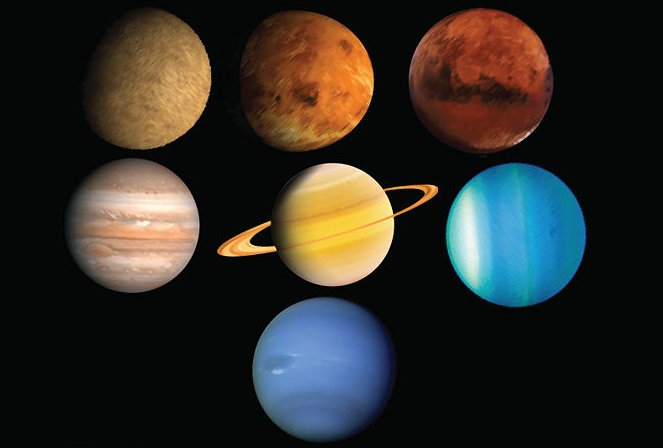
#> input picture images/planet_glow.jpg, 663 x 448 px
$ python canny.py
#> lines starting #> are read from the running program, lines starting #| are printed output that depends on the picture; after the words box and inside, x2 and y2 are one past the last pixel; in counts of white or black regions, pixels touching at a corner belong together
import cv2
import numpy as np

# OpenCV的Canny边缘检测算法
# 1，使用高斯滤波平滑图像，减少图像中噪声。
# 2，计算图像中每个像素的梯度方向和幅值。
# 3，应用非极大值抑制算法消除边缘检测带来的杂散响应。
# 4，应用双阈值法划分强边缘和弱边缘。
# 5，消除孤立的弱边缘。
img = cv2.imread("../images//planet_glow.jpg", cv2.IMREAD_GRAYSCALE)
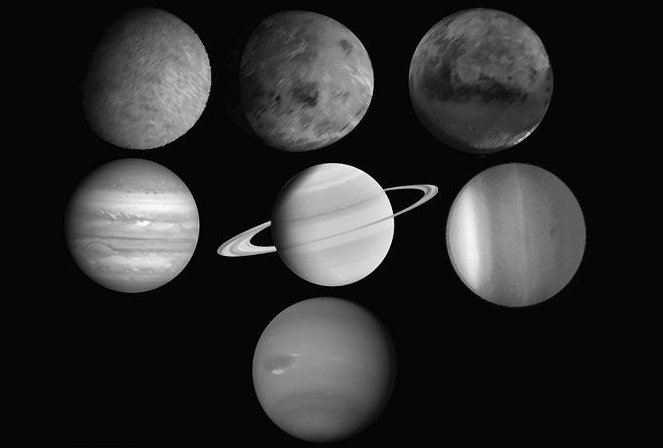
#> img: shape (448, 663); min 0, max 255, mean 44.3
canny_img = cv2.Canny(img, 200, 300)
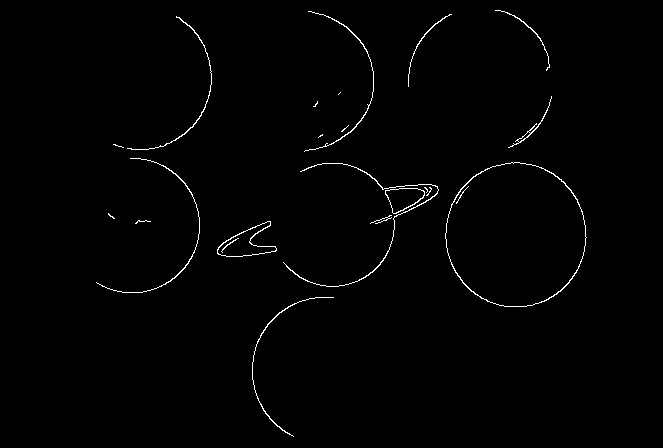
#> canny_img: shape (448, 663); 0.95% white in thin lines or dots, all inside (x1, y1, x2, y2) = (96, 10, 587, 437)
cv2.imshow("canny", canny_img)
cv2.waitKey()
cv2.destroyAllWindows()
